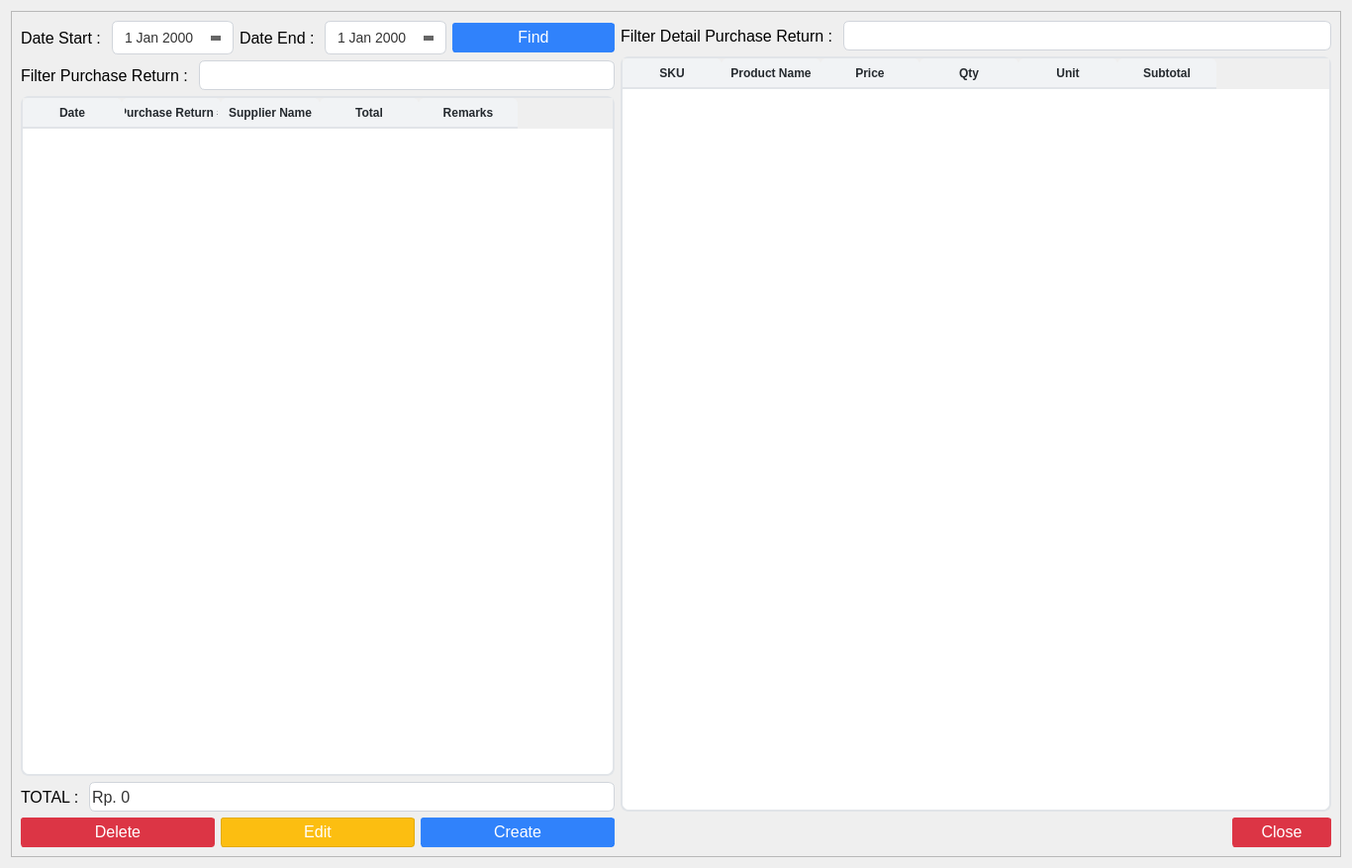
<?xml version="1.0" encoding="UTF-8"?>
<ui version="4.0">
 <class>PurchasingList</class>
 <widget class="QWidget" name="PurchasingList">
  <property name="geometry">
   <rect>
    <x>0</x>
    <y>0</y>
    <width>1366</width>
    <height>877</height>
   </rect>
  </property>
  <property name="windowTitle">
   <string>Purchasing List</string>
  </property>
  <property name="windowIcon">
   <iconset>
    <normaloff>../assets/purchasing.png</normaloff>../assets/purchasing.png</iconset>
  </property>
  <property name="styleSheet">
   <string notr="true">QLineEdit{
	border: 1px solid #d1d5db;      /* Light gray border */
    border-radius: 6px;             /* Rounded corners */
    outline: none;                  /* Remove default outline */
    color: #333;                    /* Text color */
    background-color: #fff;       /* Light gray background */
    
}

QLineEdit:focus {
    border: 1px solid #93c5fd;       /* Blue border on focus */
    background-color: #ffffff;       /* White background when focused */
}

QLineEdit:disabled {
    border: 1px solid #e5e7eb;      /* Lighter border when disabled */
    background-color: #f3f4f6;      /* Light gray background when disabled */
    color: #9ca3af;                 /* Lighter text color when disabled */
}

/* QComboBox Styling - Improved with clearer state indicators */
QComboBox {
    border: 1px solid #d1d5db;      /* Light gray border */
    border-radius: 6px;             /* Rounded corners */
    padding: 6px 12px 6px 10px;     /* Add some padding */
    min-height: 20px;               /* Minimum height */
    color: #333;                    /* Text color */
    background-color: #fff;         /* White background */
    selection-background-color: #93c5fd; /* Light blue selection */
    font-size: 14px;                /* Consistent font size */
    min-width: 6em;                 /* Minimum width */
}

QComboBox:hover:!disabled {
    border-color: #93c5fd;          /* Light blue border on hover when enabled */
    background-color: #f0f7ff;      /* Very light blue background on hover */
}

QComboBox:focus {
    border: 2px solid #3b82f6;      /* Thicker, darker blue border on focus */
    background-color: #ffffff;      /* Pure white background when focused */
}

QComboBox:disabled {
    border: 1px solid #d9dce0;      /* Very light gray border when disabled */
    background-color: #f3f4f6;      /* Light gray background when disabled */
    color: #9ca3af;                 /* Lighter text color when disabled */
}

QComboBox::drop-down {
    subcontrol-origin: padding;
    subcontrol-position: center right;
    width: 20px;
    border: none;                   /* Remove border for cleaner look */
    margin-right: 5px;              /* Add some margin */
}

/* If you don't have an icon, use this instead: */
QComboBox::down-arrow {
    width: 0;
    height: 0;
    border-left: 5px solid transparent;
    border-right: 5px solid transparent;
    border-top: 5px solid #666;     /* Arrow color */
    margin-right: 5px;
}

QComboBox::down-arrow:disabled {
    border-top: 5px solid #b0b0b0;  /* Lighter arrow color when disabled */
}

QComboBox:disabled {
    color: #9ca3af;                 /* Lighter text when disabled */
    background-color: #f3f4f6;      /* Light gray background */
    border-color: #e5e7eb;          /* Lighter border */
}

/* Add a visual indicator for disabled state */
QComboBox:disabled {
    color: #9ca3af;
    background-color: #f3f4f6;
    border: 1px solid #e5e7eb;
    padding-right: 25px;            /* Make room for the lock icon */
}

/* If you don't have a lock icon, use a pattern instead */
QComboBox:disabled {
    background-image: repeating-linear-gradient(
        45deg,
        transparent,
        transparent 5px,
        rgba(200, 200, 200, 0.1) 5px,
        rgba(200, 200, 200, 0.1) 10px
    );
}

QComboBox QAbstractItemView {
    border: 1px solid #d1d5db;
    border-radius: 0px 0px 6px 6px;
    background-color: white;
    selection-background-color: #3b82f6;  /* Darker blue for better contrast */
    selection-color: white;               /* White text on selection */
    outline: none;
    padding: 5px;
}

QComboBox QAbstractItemView::item {
    min-height: 25px;               /* Taller items for better clickability */
    padding: 5px;                   /* Padding inside items */
}

QComboBox QAbstractItemView::item:hover {
    background-color: #e5f0ff;      /* Light blue on hover */
    color: #333;
}

/* QTextEdit Styling - Similar to QLineEdit */
QTextEdit {
    border: 1px solid #d1d5db;      /* Light gray border */
    border-radius: 6px;             /* Rounded corners */
    outline: none;                  /* Remove default outline */
    color: #333;                    /* Text color */
    background-color: #fff;         /* White background */
    padding: 6px 10px;              /* Add some padding for better text display */
    selection-background-color: #93c5fd; /* Light blue selection */
}

QTextEdit:focus {
    border: 1px solid #93c5fd;      /* Blue border on focus */
    background-color: #ffffff;      /* White background when focused */
}

QTextEdit:disabled {
    border: 1px solid #e5e7eb;      /* Lighter border when disabled */
    background-color: #f3f4f6;      /* Light gray background when disabled */
    color: #9ca3af;                 /* Lighter text color when disabled */
}


/* QDateEdit Styling */
QDateEdit {
    border: 1px solid #d1d5db;
    border-radius: 6px;
    padding: 6px 10px;
    min-height: 20px;
    color: #333;
    background-color: #fff;
    font-size: 14px;
}

QDateEdit:hover:!disabled {
    border-color: #93c5fd;
    background-color: #f0f7ff;
}

QDateEdit:focus {
    border: 2px solid #3b82f6;
    background-color: #ffffff;
}

QDateEdit:disabled {
    color: #9ca3af;
    background-color: #f3f4f6;
    border: 1px dashed #c0c0c0;
}

QDateEdit::drop-down {
    subcontrol-origin: padding;
    subcontrol-position: center right;
    width: 20px;
    border: none;
    margin-right: 5px;
}

QDateEdit::down-arrow {
    width: 0;
    height: 0;
    border-left: 5px solid transparent;
    border-right: 5px solid transparent;
    border-top: 5px solid #666;
    margin-right: 5px;
}

QDateEdit::down-arrow:disabled {
    border-top: 5px solid #b0b0b0;
}

/* Calendar popup styling */
QCalendarWidget {
    background-color: white;
    border: 1px solid #d1d5db;
}

QCalendarWidget QToolButton {
    color: #333;
    background-color: transparent;
    border: 1px solid transparent;
    border-radius: 4px;
    padding: 4px;
}

QCalendarWidget QToolButton:hover {
    background-color: #f0f7ff;
    border: 1px solid #93c5fd;
}

QCalendarWidget QMenu {
    background-color: white;
    border: 1px solid #d1d5db;
    padding: 5px;
}

QCalendarWidget QSpinBox {
    border: 1px solid #d1d5db;
    border-radius: 4px;
    padding: 3px;
    background-color: white;
}

QCalendarWidget QAbstractItemView:enabled {
    background-color: white;
    color: #333;
    selection-background-color: #3b82f6;
    selection-color: white;
}

QCalendarWidget QAbstractItemView:disabled {
    color: #9ca3af;
}

QCalendarWidget QWidget#qt_calendar_navigationbar {
    background-color: #f1f5f9;
    border-bottom: 1px solid #d1d5db;
    padding: 4px;
}

QPushButton {
    text-align: center;
    white-space: nowrap;
    vertical-align: middle;
    border: 1px solid transparent;
    line-height: 1.5;
    border-radius: 3px;
    margin: 0.25rem;
	opacity: 0.55;
	padding-bottom: 2px;

}

/* Message Dialog Styling */
QMessageBox {
    background-color: #ffffff;
    border-radius: 8px;
    min-width: 300px;
}

QMessageBox QLabel {
    color: #333333;
    font-size: 14px;
    padding: 12px;
    min-height: 40px;
}

QMessageBox QPushButton {
    background-color: #3b82f6;
    color: white;
    border-radius: 5px;
    padding: 8px 16px;
    font-weight: bold;
    min-width: 80px;
    margin: 8px 5px;
    opacity: 1.0;
}

QMessageBox QPushButton:hover {
    background-color: #2563eb;
}

QMessageBox QPushButton:pressed {
    background-color: #1d4ed8;
}

QMessageBox QIcon {
    padding: 15px;
}

QMessageBox #qt_msgbox_label {
    min-height: 40px;
}

/* Warning icon styling */
QMessageBox#warning-box {
    background-color: #fff9ed;
    border: 1px solid #fbbf24;
}

/* Error icon styling */
QMessageBox#error-box {
    background-color: #fef2f2;
    border: 1px solid #ef4444;
}

/* Info icon styling */
QMessageBox#info-box {
    background-color: #eff6ff; 
    border: 1px solid #3b82f6;
}
</string>
  </property>
  <layout class="QGridLayout" name="gridLayout_2">
   <item row="0" column="0">
    <widget class="QFrame" name="frame">
     <property name="frameShape">
      <enum>QFrame::StyledPanel</enum>
     </property>
     <property name="frameShadow">
      <enum>QFrame::Raised</enum>
     </property>
     <layout class="QGridLayout" name="gridLayout">
      <item row="0" column="0">
       <layout class="QHBoxLayout" name="horizontalLayout_4">
        <item>
         <layout class="QVBoxLayout" name="verticalLayout_5">
          <item>
           <layout class="QVBoxLayout" name="verticalLayout_2">
            <item>
             <layout class="QVBoxLayout" name="verticalLayout">
              <item>
               <layout class="QHBoxLayout" name="horizontalLayout">
                <item>
                 <layout class="QFormLayout" name="formLayout">
                  <item row="0" column="0">
                   <widget class="QLabel" name="start_date_purchase_return_list_label">
                    <property name="minimumSize">
                     <size>
                      <width>0</width>
                      <height>30</height>
                     </size>
                    </property>
                    <property name="font">
                     <font>
                      <pointsize>12</pointsize>
                     </font>
                    </property>
                    <property name="text">
                     <string>Date Start : </string>
                    </property>
                   </widget>
                  </item>
                  <item row="0" column="1">
                   <widget class="QDateEdit" name="start_date_purchase_return_list_input">
                    <property name="minimumSize">
                     <size>
                      <width>0</width>
                      <height>34</height>
                     </size>
                    </property>
                    <property name="font">
                     <font>
                      <pointsize>-1</pointsize>
                     </font>
                    </property>
                    <property name="calendarPopup">
                     <bool>true</bool>
                    </property>
                   </widget>
                  </item>
                 </layout>
                </item>
                <item>
                 <layout class="QFormLayout" name="formLayout_2">
                  <item row="0" column="0">
                   <widget class="QLabel" name="end_date_purchase_return_list_label">
                    <property name="minimumSize">
                     <size>
                      <width>0</width>
                      <height>30</height>
                     </size>
                    </property>
                    <property name="font">
                     <font>
                      <pointsize>12</pointsize>
                     </font>
                    </property>
                    <property name="text">
                     <string>Date End : </string>
                    </property>
                   </widget>
                  </item>
                  <item row="0" column="1">
                   <widget class="QDateEdit" name="end_date_purchase_return_list_input">
                    <property name="minimumSize">
                     <size>
                      <width>0</width>
                      <height>34</height>
                     </size>
                    </property>
                    <property name="font">
                     <font>
                      <pointsize>-1</pointsize>
                     </font>
                    </property>
                    <property name="calendarPopup">
                     <bool>true</bool>
                    </property>
                   </widget>
                  </item>
                 </layout>
                </item>
                <item>
                 <widget class="QPushButton" name="find_purchase_return_list_button">
                  <property name="minimumSize">
                   <size>
                    <width>100</width>
                    <height>30</height>
                   </size>
                  </property>
                  <property name="font">
                   <font>
                    <pointsize>12</pointsize>
                   </font>
                  </property>
                  <property name="styleSheet">
                   <string notr="true">QPushButton{
    color: #fff;
    background-color: rgba(13, 110, 253, 0.85); /* RGBA with alpha channel */
    border-color: rgba(13, 110, 253, 0.7);
}
QPushButton:hover {
    background-color: rgba(11, 94, 215, 0.9);
    border-color: rgba(10, 88, 202, 0.9);
    opacity: 0.95;
}
QPushButton:disabled {
    background-color: #a8c1ff;
    border-color: #a8c1ff;
    color: #e6eeff;
}</string>
                  </property>
                  <property name="text">
                   <string>Find</string>
                  </property>
                  <property name="icon">
                   <iconset>
                    <normaloff>../assets/magnifying-glass.png</normaloff>../assets/magnifying-glass.png</iconset>
                  </property>
                  <property name="iconSize">
                   <size>
                    <width>14</width>
                    <height>14</height>
                   </size>
                  </property>
                 </widget>
                </item>
               </layout>
              </item>
              <item>
               <layout class="QFormLayout" name="formLayout_3">
                <item row="0" column="0">
                 <widget class="QLabel" name="filter_purchase_return_list_label">
                  <property name="minimumSize">
                   <size>
                    <width>0</width>
                    <height>30</height>
                   </size>
                  </property>
                  <property name="font">
                   <font>
                    <pointsize>12</pointsize>
                   </font>
                  </property>
                  <property name="text">
                   <string>Filter Purchase Return : </string>
                  </property>
                 </widget>
                </item>
                <item row="0" column="1">
                 <widget class="QLineEdit" name="filter_purchase_return_list_input">
                  <property name="minimumSize">
                   <size>
                    <width>0</width>
                    <height>30</height>
                   </size>
                  </property>
                  <property name="font">
                   <font>
                    <pointsize>12</pointsize>
                   </font>
                  </property>
                  <property name="clearButtonEnabled">
                   <bool>true</bool>
                  </property>
                 </widget>
                </item>
               </layout>
              </item>
             </layout>
            </item>
            <item>
             <widget class="QTableWidget" name="purchase_return_table">
              <property name="styleSheet">
               <string notr="true">QTableWidget {
            background-color: #ffffff;
            alternate-background-color: #f5f8fa;
            border: 2px solid #e1e4e8;
            border-radius: 8px;
            gridline-color: #e1e4e8;
            selection-background-color: #0366d6;
            selection-color: #ffffff;
        }
        
        QTableWidget::item {
            border-bottom: 1px solid #e1e4e8;
			padding: 6px;
        }
        
        QTableWidget::item:selected {
            background-color: #0366d6;
			border: none; /* Remove any border on selected items */
        }

        QTableWidget::item:focus {
            border: none; /* Remove the focus border */
            outline: none; /* Remove the focus outline */
        }

        QHeaderView::section {
            background-color: #f1f3f5;
            color: #24292e;
            font-weight: bold;
            border: none;
            border-bottom: 2px solid #e1e4e8;
            padding: 3px;
            border-top-left-radius: 6px;
            border-top-right-radius: 6px;
        }
        
        QTableWidget QScrollBar:vertical {
            border: none;
            background: #f1f3f5;
            width: 10px;
            border-radius: 5px;
        }
        
        QTableWidget QScrollBar::handle:vertical {
            background: #c0c0c0;
            border-radius: 5px;
        }
        
        QTableWidget QScrollBar::handle:vertical:hover {
            background: #a0a0a0;
        }
        
        QTableWidget QScrollBar:horizontal {
            border: none;
            background: #f1f3f5;
            height: 10px;
            border-radius: 5px;
        }
        
        QTableWidget QScrollBar::handle:horizontal {
            background: #c0c0c0;
            border-radius: 5px;
        }
        
        QTableWidget QScrollBar::handle:horizontal:hover {
            background: #a0a0a0;
        }</string>
              </property>
              <column>
               <property name="text">
                <string>Date</string>
               </property>
               <property name="font">
                <font>
                 <pointsize>12</pointsize>
                 <weight>75</weight>
                 <bold>true</bold>
                </font>
               </property>
               <property name="textAlignment">
                <set>AlignCenter</set>
               </property>
              </column>
              <column>
               <property name="text">
                <string>Purchase Return #</string>
               </property>
               <property name="font">
                <font>
                 <pointsize>12</pointsize>
                 <weight>75</weight>
                 <bold>true</bold>
                </font>
               </property>
               <property name="textAlignment">
                <set>AlignCenter</set>
               </property>
              </column>
              <column>
               <property name="text">
                <string>Supplier Name</string>
               </property>
               <property name="font">
                <font>
                 <pointsize>12</pointsize>
                 <weight>75</weight>
                 <bold>true</bold>
                </font>
               </property>
               <property name="textAlignment">
                <set>AlignCenter</set>
               </property>
              </column>
              <column>
               <property name="text">
                <string>Total</string>
               </property>
               <property name="font">
                <font>
                 <pointsize>12</pointsize>
                 <weight>75</weight>
                 <bold>true</bold>
                </font>
               </property>
               <property name="textAlignment">
                <set>AlignCenter</set>
               </property>
              </column>
              <column>
               <property name="text">
                <string>Remarks</string>
               </property>
               <property name="font">
                <font>
                 <pointsize>12</pointsize>
                 <weight>75</weight>
                 <bold>true</bold>
                </font>
               </property>
               <property name="textAlignment">
                <set>AlignCenter</set>
               </property>
              </column>
             </widget>
            </item>
           </layout>
          </item>
          <item>
           <layout class="QFormLayout" name="formLayout_5">
            <item row="0" column="0">
             <widget class="QLabel" name="total_purchase_return_label">
              <property name="minimumSize">
               <size>
                <width>0</width>
                <height>30</height>
               </size>
              </property>
              <property name="font">
               <font>
                <pointsize>12</pointsize>
               </font>
              </property>
              <property name="text">
               <string>TOTAL : </string>
              </property>
             </widget>
            </item>
            <item row="0" column="1">
             <widget class="QLineEdit" name="total_purchase_return_input">
              <property name="enabled">
               <bool>true</bool>
              </property>
              <property name="minimumSize">
               <size>
                <width>0</width>
                <height>30</height>
               </size>
              </property>
              <property name="font">
               <font>
                <pointsize>12</pointsize>
               </font>
              </property>
              <property name="text">
               <string>Rp. 0</string>
              </property>
              <property name="readOnly">
               <bool>true</bool>
              </property>
             </widget>
            </item>
           </layout>
          </item>
          <item>
           <layout class="QHBoxLayout" name="horizontalLayout_2">
            <item>
             <widget class="QPushButton" name="delete_purchase_return_button">
              <property name="minimumSize">
               <size>
                <width>0</width>
                <height>30</height>
               </size>
              </property>
              <property name="font">
               <font>
                <pointsize>12</pointsize>
               </font>
              </property>
              <property name="styleSheet">
               <string notr="true">QPushButton {
    color: #fff;
    background-color: #dc3545;
    border-color: #dc3545;
}
QPushButton:hover {
    background-color: #bb2d3b;
    border-color: #b02a37;
}</string>
              </property>
              <property name="text">
               <string>Delete</string>
              </property>
              <property name="icon">
               <iconset>
                <normaloff>../assets/bin.png</normaloff>../assets/bin.png</iconset>
              </property>
              <property name="iconSize">
               <size>
                <width>14</width>
                <height>14</height>
               </size>
              </property>
             </widget>
            </item>
            <item>
             <widget class="QPushButton" name="edit_purchase_return_button">
              <property name="minimumSize">
               <size>
                <width>0</width>
                <height>30</height>
               </size>
              </property>
              <property name="font">
               <font>
                <pointsize>12</pointsize>
               </font>
              </property>
              <property name="styleSheet">
               <string notr="true">QPushButton {
    color: white;
    background-color: #fcbe11;      /* Bright saffron gold - main color */
    border: 1px solid #e3ab0f;      /* Slightly darker border */

}

QPushButton:hover {
    background-color: #e3ab0f;      /* 10% darker than main color */
    border-color: #ca980e;          /* 20% darker than main color */
}

QPushButton:pressed {
    background-color: #ca980e;      /* 20% darker than main color */
    border-color: #b1850c;          /* 30% darker than main color */
}

QPushButton:disabled {
    background-color: #fdcf55;      /* 20% lighter than main color */
    border-color: #fdcf55;          /* Same as background for cleaner disabled look */
    color: rgba(255, 255, 255, 0.7); /* Semi-transparent white */
}</string>
              </property>
              <property name="text">
               <string>Edit</string>
              </property>
              <property name="icon">
               <iconset>
                <normaloff>../assets/edit.png</normaloff>../assets/edit.png</iconset>
              </property>
              <property name="iconSize">
               <size>
                <width>14</width>
                <height>14</height>
               </size>
              </property>
             </widget>
            </item>
            <item>
             <widget class="QPushButton" name="create_purchase_return_button">
              <property name="minimumSize">
               <size>
                <width>0</width>
                <height>30</height>
               </size>
              </property>
              <property name="font">
               <font>
                <pointsize>12</pointsize>
               </font>
              </property>
              <property name="styleSheet">
               <string notr="true">QPushButton{
    color: #fff;
    background-color: rgba(13, 110, 253, 0.85); /* RGBA with alpha channel */
    border-color: rgba(13, 110, 253, 0.7);
}
QPushButton:hover {
    background-color: rgba(11, 94, 215, 0.9);
    border-color: rgba(10, 88, 202, 0.9);
    opacity: 0.95;
}
QPushButton:disabled {
    background-color: #a8c1ff;
    border-color: #a8c1ff;
    color: #e6eeff;
}</string>
              </property>
              <property name="text">
               <string>Create</string>
              </property>
              <property name="icon">
               <iconset>
                <normaloff>../assets/plus.png</normaloff>../assets/plus.png</iconset>
              </property>
              <property name="iconSize">
               <size>
                <width>14</width>
                <height>14</height>
               </size>
              </property>
             </widget>
            </item>
           </layout>
          </item>
         </layout>
        </item>
        <item>
         <layout class="QVBoxLayout" name="verticalLayout_4">
          <item>
           <layout class="QVBoxLayout" name="verticalLayout_3">
            <item>
             <layout class="QFormLayout" name="formLayout_4">
              <item row="0" column="1">
               <widget class="QLineEdit" name="filter_detail_purchase_return_list_input">
                <property name="minimumSize">
                 <size>
                  <width>0</width>
                  <height>30</height>
                 </size>
                </property>
                <property name="font">
                 <font>
                  <pointsize>12</pointsize>
                 </font>
                </property>
                <property name="clearButtonEnabled">
                 <bool>true</bool>
                </property>
               </widget>
              </item>
              <item row="0" column="0">
               <widget class="QLabel" name="filter_detail_purchase_return_list_label">
                <property name="minimumSize">
                 <size>
                  <width>0</width>
                  <height>30</height>
                 </size>
                </property>
                <property name="font">
                 <font>
                  <pointsize>12</pointsize>
                 </font>
                </property>
                <property name="text">
                 <string>Filter Detail Purchase Return : </string>
                </property>
               </widget>
              </item>
             </layout>
            </item>
            <item>
             <widget class="QTableWidget" name="detail_purchase_return_table">
              <property name="minimumSize">
               <size>
                <width>718</width>
                <height>0</height>
               </size>
              </property>
              <property name="styleSheet">
               <string notr="true">QTableWidget {
            background-color: #ffffff;
            alternate-background-color: #f5f8fa;
            border: 2px solid #e1e4e8;
            border-radius: 8px;
            gridline-color: #e1e4e8;
            selection-background-color: #0366d6;
            selection-color: #ffffff;
        }
        
        QTableWidget::item {
            border-bottom: 1px solid #e1e4e8;
			padding: 6px;
        }
        
        QTableWidget::item:selected {
            background-color: #0366d6;
			border: none; /* Remove any border on selected items */
        }

        QTableWidget::item:focus {
            border: none; /* Remove the focus border */
            outline: none; /* Remove the focus outline */
        }

        QHeaderView::section {
            background-color: #f1f3f5;
            color: #24292e;
            font-weight: bold;
            border: none;
            border-bottom: 2px solid #e1e4e8;
            padding: 3px;
            border-top-left-radius: 6px;
            border-top-right-radius: 6px;
        }
        
        QTableWidget QScrollBar:vertical {
            border: none;
            background: #f1f3f5;
            width: 10px;
            border-radius: 5px;
        }
        
        QTableWidget QScrollBar::handle:vertical {
            background: #c0c0c0;
            border-radius: 5px;
        }
        
        QTableWidget QScrollBar::handle:vertical:hover {
            background: #a0a0a0;
        }
        
        QTableWidget QScrollBar:horizontal {
            border: none;
            background: #f1f3f5;
            height: 10px;
            border-radius: 5px;
        }
        
        QTableWidget QScrollBar::handle:horizontal {
            background: #c0c0c0;
            border-radius: 5px;
        }
        
        QTableWidget QScrollBar::handle:horizontal:hover {
            background: #a0a0a0;
        }</string>
              </property>
              <column>
               <property name="text">
                <string>SKU</string>
               </property>
               <property name="font">
                <font>
                 <pointsize>12</pointsize>
                 <weight>75</weight>
                 <bold>true</bold>
                </font>
               </property>
               <property name="textAlignment">
                <set>AlignCenter</set>
               </property>
              </column>
              <column>
               <property name="text">
                <string>Product Name</string>
               </property>
               <property name="font">
                <font>
                 <pointsize>12</pointsize>
                 <weight>75</weight>
                 <bold>true</bold>
                </font>
               </property>
               <property name="textAlignment">
                <set>AlignCenter</set>
               </property>
              </column>
              <column>
               <property name="text">
                <string>Price</string>
               </property>
               <property name="font">
                <font>
                 <pointsize>12</pointsize>
                 <weight>75</weight>
                 <bold>true</bold>
                </font>
               </property>
               <property name="textAlignment">
                <set>AlignCenter</set>
               </property>
              </column>
              <column>
               <property name="text">
                <string>Qty</string>
               </property>
               <property name="font">
                <font>
                 <pointsize>12</pointsize>
                 <weight>75</weight>
                 <bold>true</bold>
                </font>
               </property>
               <property name="textAlignment">
                <set>AlignCenter</set>
               </property>
              </column>
              <column>
               <property name="text">
                <string>Unit</string>
               </property>
               <property name="font">
                <font>
                 <pointsize>12</pointsize>
                 <weight>75</weight>
                 <bold>true</bold>
                </font>
               </property>
               <property name="textAlignment">
                <set>AlignCenter</set>
               </property>
              </column>
              <column>
               <property name="text">
                <string>Subtotal</string>
               </property>
               <property name="font">
                <font>
                 <pointsize>12</pointsize>
                 <weight>75</weight>
                 <bold>true</bold>
                </font>
               </property>
               <property name="textAlignment">
                <set>AlignCenter</set>
               </property>
              </column>
             </widget>
            </item>
           </layout>
          </item>
          <item>
           <layout class="QHBoxLayout" name="horizontalLayout_3">
            <item>
             <spacer name="horizontalSpacer">
              <property name="orientation">
               <enum>Qt::Horizontal</enum>
              </property>
              <property name="sizeHint" stdset="0">
               <size>
                <width>40</width>
                <height>20</height>
               </size>
              </property>
             </spacer>
            </item>
            <item>
             <widget class="QPushButton" name="close_purchase_return_list_button">
              <property name="minimumSize">
               <size>
                <width>100</width>
                <height>30</height>
               </size>
              </property>
              <property name="font">
               <font>
                <pointsize>12</pointsize>
               </font>
              </property>
              <property name="styleSheet">
               <string notr="true">QPushButton {
    color: #fff;
    background-color: #dc3545;
    border-color: #dc3545;
}
QPushButton:hover {
    background-color: #bb2d3b;
    border-color: #b02a37;
}</string>
              </property>
              <property name="text">
               <string>Close</string>
              </property>
              <property name="icon">
               <iconset>
                <normaloff>../assets/close.png</normaloff>../assets/close.png</iconset>
              </property>
              <property name="iconSize">
               <size>
                <width>12</width>
                <height>12</height>
               </size>
              </property>
             </widget>
            </item>
           </layout>
          </item>
         </layout>
        </item>
       </layout>
      </item>
     </layout>
    </widget>
   </item>
  </layout>
 </widget>
 <resources/>
 <connections/>
</ui>
